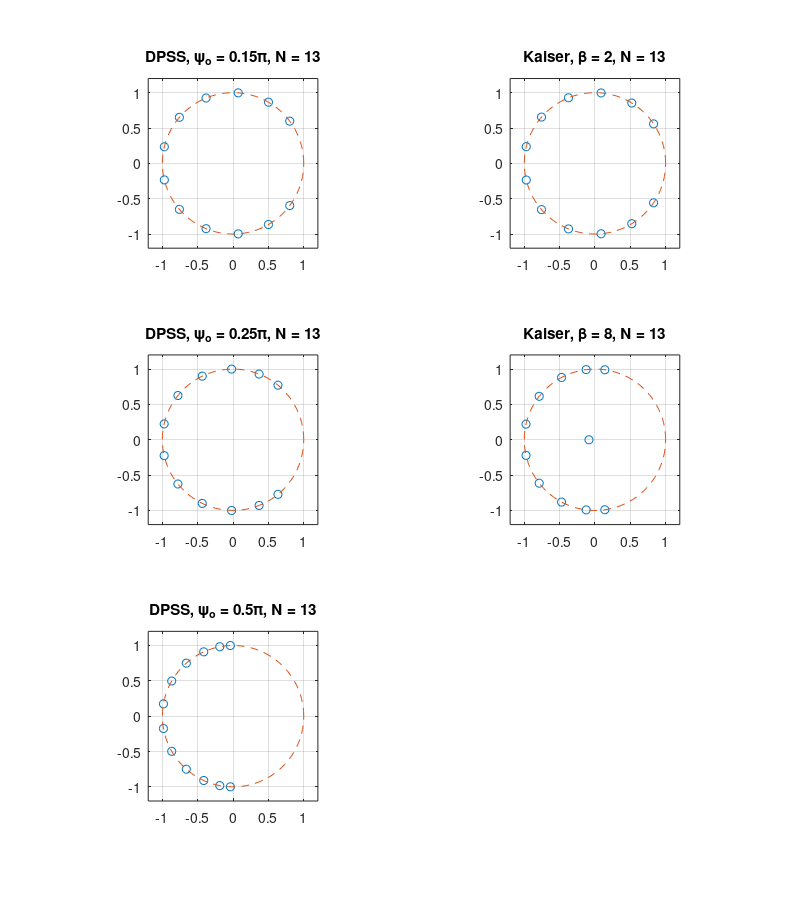

The MATLAB source for this figure:
%%%%%%%%%%%%%%%%%%%%%%%%%%%%%%%%
% Problem 3.2.6
% K. Bell 10/14/98
% Updated 9/19/00 by K. Bell
% Functions called: sinc
%%%%%%%%%%%%%%%%%%%%%%%%%%%%%%%%
clear all
close all

N=13;

d=0.5;

D = d*[-(N-1)/2:1:(N-1)/2].';

u = [-1:0.01:1];

v = exp(j*2*pi*D*u);
w=zeros(N,3);
wn = zeros(N,3);



psi0 = [0.15 0.25 0.5];



for k=1:3

  r = 2*pi*psi0(k)*sinc([0:1:N-1]*psi0(k));

  A = toeplitz(r,r);

  [vv,l]=eig(A);

  [l,ind]=sort(diag(l));

  vv=vv(:,ind);

  ww=vv(:,N);

  wn(:,k)=ww/sum(ww);
end


t=[0:0.01:1]*2*pi;
x=cos(t);
y=sin(t);
r=zeros((N-1)/2,5);
zz=zeros((N-1)/2,5);

figure(1)
subplot(3,2,1)
z = roots(wn(:,1));
a = sort(angle(z));
r(:,1)=a((N+1)/2:N-1)/pi;
plot(real(z),imag(z),'o')
hold on
plot(x,y,'--')
hold off
title(['DPSS, \psi_o = 0.15\pi, N = ' int2str(N)])
axis('square')
axis([-1.2 1.2 -1.2 1.2])
grid on
subplot(3,2,3)
z = roots(wn(:,2));
a= sort(angle(z));
r(:,2)=a((N+1)/2:N-1)/pi;
plot(real(z),imag(z),'o')
hold on
plot(x,y,'--')
hold off
grid on
title(['DPSS, \psi_o = 0.25\pi, N = ' int2str(N)])
axis('square')
axis([-1.2 1.2 -1.2 1.2])

subplot(3,2,5)
z = roots(wn(:,3));
a = sort(angle(z));
r(:,3)=a((N+1)/2:N-1)/pi;
plot(real(z),imag(z),'o')
hold on
plot(x,y,'--')
hold off
grid on
title(['DPSS, \psi_o = 0.5\pi, N = ' int2str(N)])
axis('square')
axis([-1.2 1.2 -1.2 1.2])

% Kaiser
w=zeros(N,2);
wn = zeros(N,2);



beta = [2 8];



for k=1:2

  ww = besseli(0,beta(k)*sqrt(1-(2*(D/d)/(N-1)).^2));
  wn(:,k)=ww/sum(ww);
end




figure(1)
subplot(3,2,2)
z = roots(wn(:,1));
a = sort(angle(z));
r(:,4)=a((N+1)/2:N-1)/pi;
plot(real(z),imag(z),'o')
hold on
plot(x,y,'--')
hold off
title(['Kaiser, \beta = 2, N = ' int2str(N)])
axis('square')
axis([-1.2 1.2 -1.2 1.2])
grid on
subplot(3,2,4)
z = roots(wn(:,2));
a = sort(angle(z));
r(:,5)=a((N-1)/2:N-2)/pi;
plot(real(z),imag(z),'o')
hold on
plot(x,y,'--')
hold off
grid on
title(['Kaiser, \beta = 8, N = ' int2str(N)])
axis('square')
axis([-1.2 1.2 -1.2 1.2])


set(gcf,'Paperposition',[0.25 1 8 9])

r
